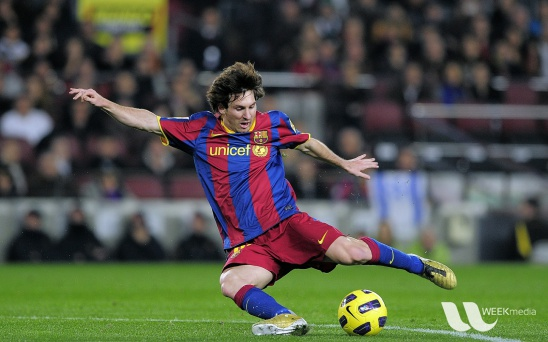
#> input picture data/messi5.jpg, 548 x 342 px, found by its file name
$ python edge.py
#> lines starting #> are read from the running program, lines starting #| are printed output that depends on the picture; after the words box and inside, x2 and y2 are one past the last pixel; in counts of white or black regions, pixels touching at a corner belong together
#!/usr/bin/env python
# -*- coding: utf-8 -*-

import cv2
from matplotlib import pyplot as plt
import numpy as np

data_path = "/home/gokhan/opencv-workshop/data/"

img1 = cv2.imread(data_path + "messi5.jpg", 0)
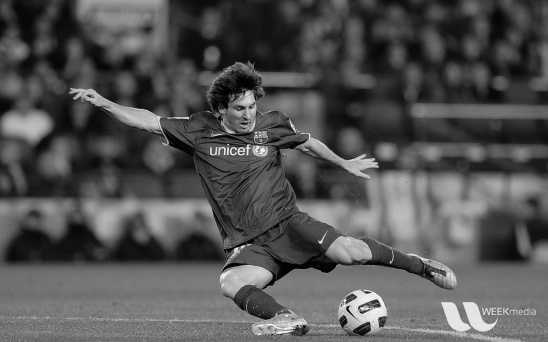
#> img1: shape (342, 548); min 0, max 253, mean 83.3
edges = cv2.Canny(img1, threshold1=80, threshold2=178)
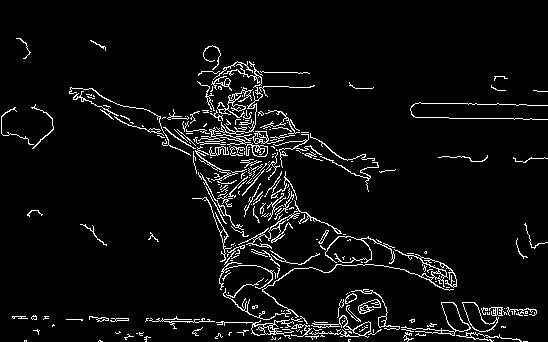
#> edges: shape (342, 548); 5.3% white in thin lines or dots, all inside (x1, y1, x2, y2) = (1, 38, 548, 342)

plt.subplot(121), plt.imshow(img1, cmap='gray')
plt.title("original image")
plt.subplot(122), plt.imshow(edges, cmap='gray')
plt.title("edges")
plt.show()
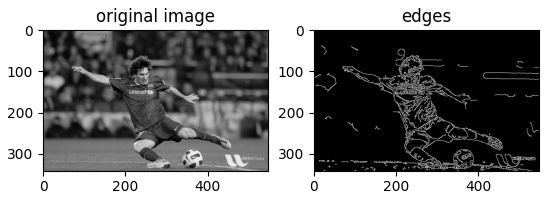
#> figure drawn by matplotlib, 2 panels

$ run again, with data/sudoku.png saved as data/messi5.jpg
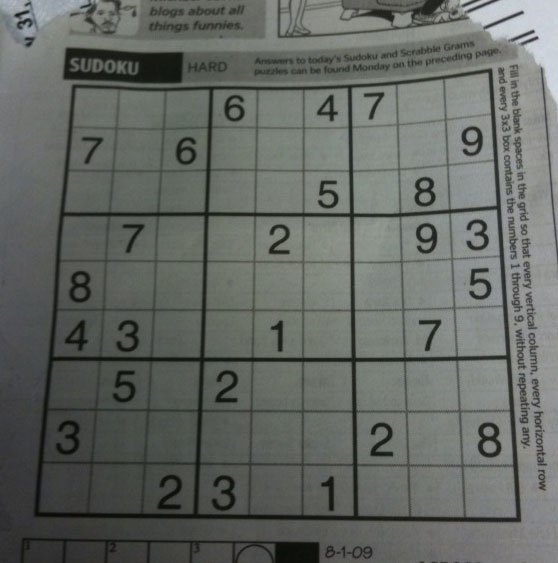
#> input picture data/sudoku.png, 558 x 563 px, found by its file name
#> `edges = cv2.Canny(img1, threshold1=80, threshold2=178)`:
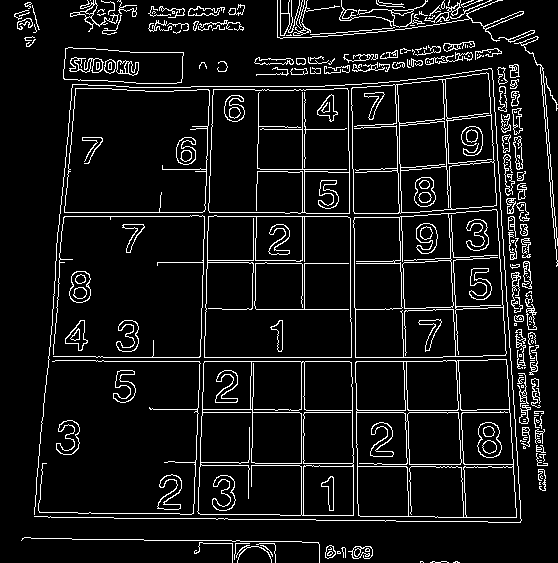
#> edges: shape (563, 558); 8.2% white in thin lines or dots
#> `plt.show()`:
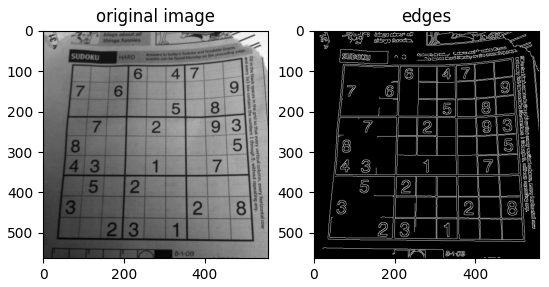
#> figure drawn by matplotlib, 2 panels
